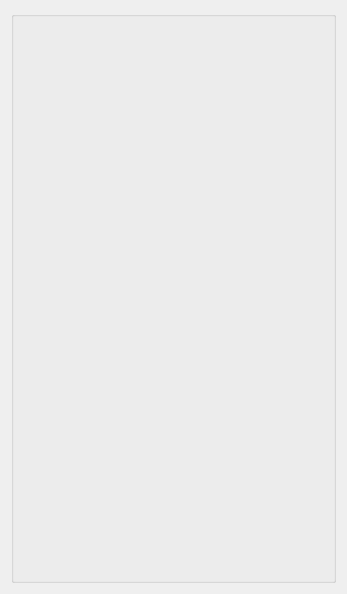
<?xml version="1.0" encoding="UTF-8"?>
<ui version="4.0">
 <class>Form</class>
 <widget class="QWidget" name="Form">
  <property name="geometry">
   <rect>
    <x>0</x>
    <y>0</y>
    <width>347</width>
    <height>594</height>
   </rect>
  </property>
  <property name="windowTitle">
   <string>Form</string>
  </property>
  <layout class="QGridLayout" name="gridLayout">
   <item row="0" column="0">
    <widget class="QGroupBox" name="groupBox">
     <property name="title">
      <string/>
     </property>
     <layout class="QGridLayout" name="gridLayout_2"/>
    </widget>
   </item>
  </layout>
 </widget>
 <resources/>
 <connections/>
</ui>
